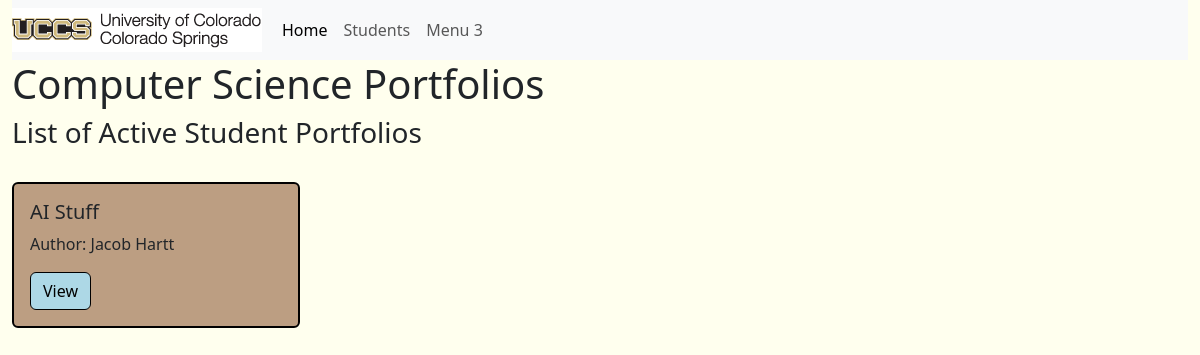
Before: / with the older database file.
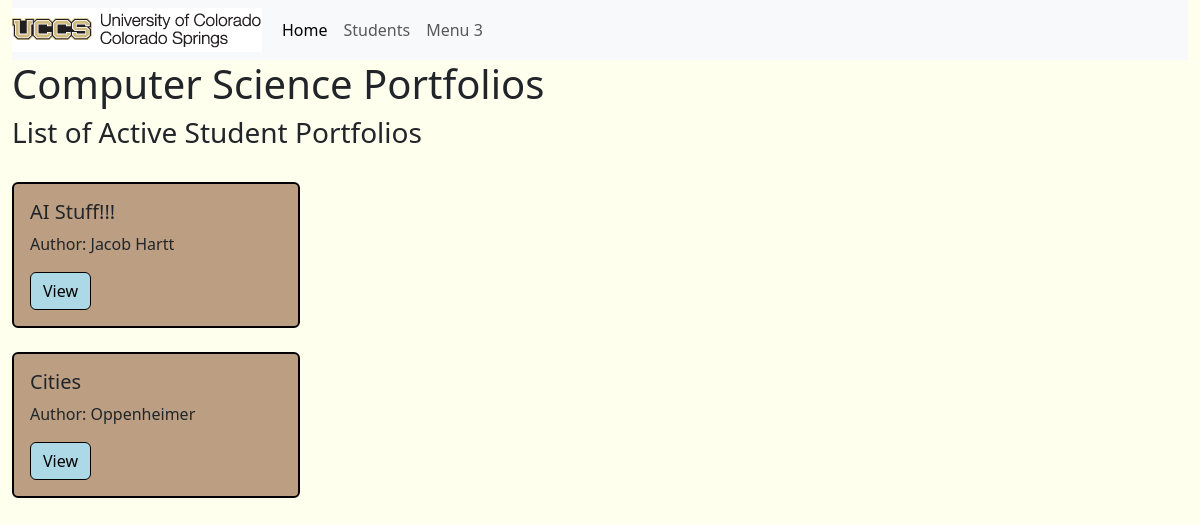
After: the same page with the newer database file.
### portfolio_app/models.py (models this page shows, shortened)
class Portfolio(models.Model):
	title = models.CharField(max_length=200)
	contact_email = models.CharField("Contact Email", max_length=200)
	is_active = models.BooleanField()
	about = models.CharField(max_length=5000, blank = True)
	def get_absolute_url(self):
		return reverse('portfolio_detail', args=[str(self.id)])

class Student(models.Model):
	MAJOR = (
		('CSCI-BS', 'BS in Computer Science'),
		('CPEN-BS', 'BS in Computer Engineering'),
		('BIGD-BI', 'BI in Game Design and Development'),
		('BICS-BI', 'BI in Computer Science'),
		('BISC-BI', 'BI in Computer Security'),
		('CSCI-BA', 'BA in Computer Science'),
		('DASE-BS', 'BS in Data Analytics and Systems Engineering')
	)
	name = models.CharField(max_length=200)
	email = models.CharField("UCCS Email", max_length=200)
	major = models.CharField(max_length=200, choices=MAJOR)
	portfolio = models.OneToOneField(
		Portfolio,
		on_delete=models.CASCADE,
	)

### portfolio_app/views.py (the view)
# urls.py: path('', views.index, name='index'),
def index(request):
	portfolios = Portfolio.objects.filter(is_active=True)
	return render(request, 'portfolio_app/index.html',
			{'portfolios': portfolios, 'page_title': 'CS Portoflios - Home'})

### portfolio_app/templates/portfolio_app/index.html
{% extends "portfolio_app/base_template.html" %}
{% block content %}
<h1>Computer Science Portfolios</h1>
<h3>List of Active Student Portfolios</h3>
{% for portfolio in portfolios %}
<br>
<div class="card" style="width: 18rem;">
	<div class="card-body">
		<h5>{{ portfolio.title }}</h5>
		<p>Author: {{ portfolio.student.name }}</p>
		<a href="{{ portfolio.get_absolute_url }}" class="btn btn-info">View</a>
	</div>
</div>
{% empty %}
    <h5>No active portfolios yet.</h5>
{% endfor %}
{% endblock %}

### portfolio_app/templates/portfolio_app/base_template.html (shortened to what this page needs)
{% load static %}
<!DOCTYPE html>
<html lang="en">
 <head>
   {% load django_bootstrap5 %}
   {% bootstrap_css %}
   <link href="https://cdn.jsdelivr.net/npm/bootstrap@5.3.1/dist/css/bootstrap.min.css" rel="stylesheet">
   <link rel="stylesheet", href="{% static 'css/main.css' %}">
 </head>
 <body>
   <div class="container-fluid">
     <nav class="navbar navbar-expand-lg bg-body-tertiary">
       <img src="{% static 'images/uccs_logo.gif' %}" alt="The UCCS logo.">
       <div class="container-fluid">
         <div class="collapse navbar-collapse" id="navbarNavAltMarkup">
           <div class="navbar-nav">
             <a class="nav-link active" aria-current="page" href="{% url 'index' %}">Home</a>
             <a class="nav-link" href="{% url 'student_list' %}">Students</a>
             <a class="nav-link" href="#">Menu 3</a>
           </div>
         </div>
       </div>
     </nav>
       <div class="col-sm-10">
         {% block content %}
         {% endblock %}
       </div>
     </div>
 </body>
</html>

### static/css/main.css (style rules this page uses)
body { background-color: #ffffee; }
.btn.btn-info { background-color: #add8e6; border-color: #000000; color: #000000; }
.card { background-color: #bc9e82; border-color: #000000; border-width: 2px; }

Changed rows visible on the page:
changed Portfolio "Jacob Hartt": title "AI Stuff" → "AI Stuff!!!"
added Portfolio: title "Cities", student.name "Oppenheimer"
